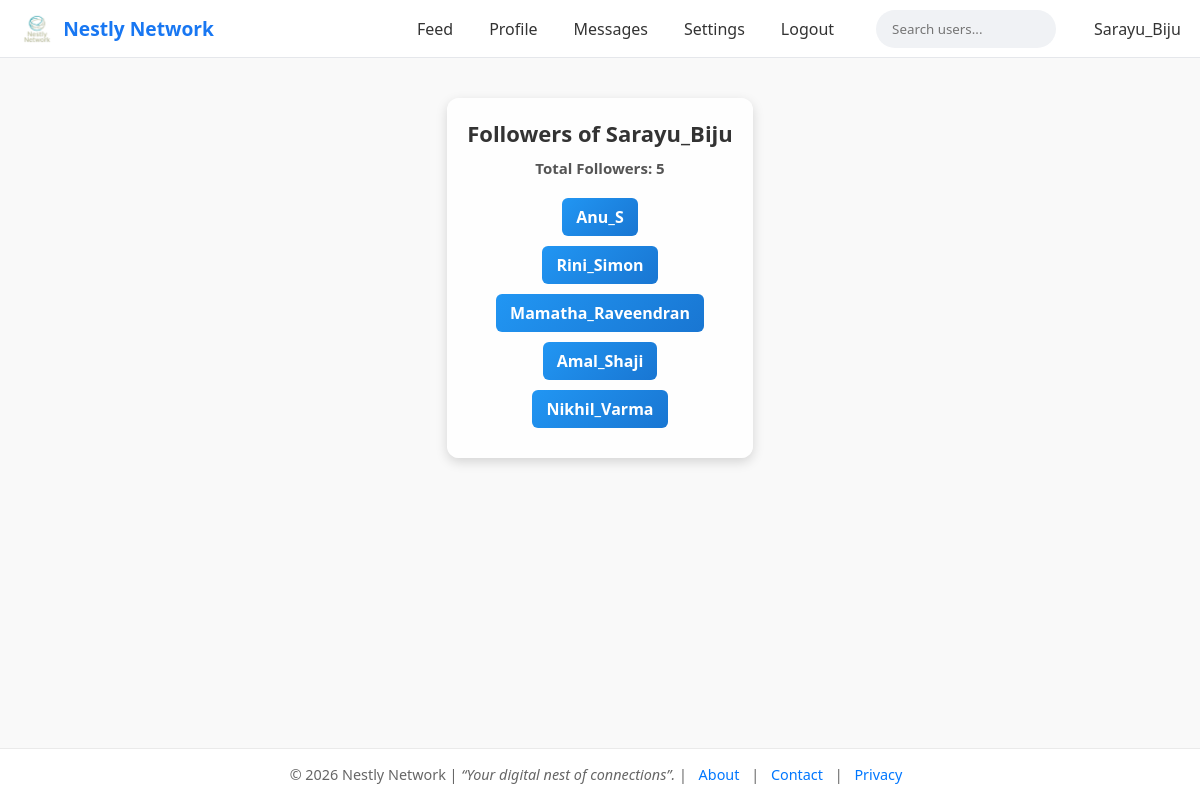
Page /followers/Sarayu_Biju/ (signed in) on the committed database.
### core/models.py (models this page shows, shortened)
class Follower(models.Model):
    user = models.ForeignKey(User, on_delete=models.CASCADE, related_name="following")
    follower = models.ForeignKey(User, on_delete=models.CASCADE, related_name="followers")
    created_at = models.DateTimeField(auto_now_add=True)
    class Meta:
        unique_together = ("user", "follower")  # prevents duplicate follows

### core/views.py (the view)
# urls.py: path("followers/<str:username>/", views.followers_page, name="followers_page"),
@login_required
def followers_page(request, username):
    user = get_object_or_404(User, username=username)
    followers = Follower.objects.filter(user=user).select_related("follower")
    followers_count = followers.count()   # 👈 count followers
    return render(request, "core/followers_page.html", {
        "profile_user": user,
        "followers": followers,
        "followers_count": followers_count,   # 👈 pass to template
    })

### Social_media/core/templates/core/followers_page.html (shortened to what this page needs)
{% extends 'core/base.html' %}
{% load static %}
{% block content %}
<link rel="stylesheet" href="{% static 'core/css/followers_page.css' %}">
<div class="followers-container">
  <h2>Followers of {{ profile_user.username }}</h2>
  <p class="followers-count">Total Followers: {{ followers_count }}</p>
  {% if followers %}
    <ul class="followers-list">
      {% for f in followers %}
        <li>
          <a href="{% url 'profile_details_guest' f.follower.username %}" class="follower-link">
            {{ f.follower.username }}
          </a>
        </li>
      {% endfor %}
    </ul>
  {% else %}
    <p>No followers yet.</p>
  {% endif %}
</div>
{% endblock %}

### Social_media/core/templates/core/base.html (shortened to what this page needs)
<!DOCTYPE html>
<html lang="en">
<head>
    {% load static %}
    <link rel="stylesheet" href="{% static 'core/css/base.css' %}">
</head>
<body>
    <nav class="navbar">
        <div class="nav-brand">
            <img src="{% static 'core/images/logo.png' %}" alt="Logo" class="brand-logo">
            Nestly Network
        </div>
        <div class="nav-links" id="nav-links">
            {% if user.is_authenticated %}
                <a href="{% url 'feed' %}">Feed</a>
                <a href="{% url 'profile_detail' user.username %}">Profile</a>
                <a href="{% url 'user_messages' %}">Messages</a>
                <a href="{% url 'user_settings' %}">Settings</a>
                <a href="{% url 'logout' %}">Logout</a>
                <form action="{% url 'user_search' %}" method="get" class="nav-search">
                    <input type="text" name="q" placeholder="Search users..." aria-label="Search users">
                </form>
        <div class="nav-username">
            {{ user.username }}
        </div>
            {% else %}
                <a href="{% url 'login' %}">Login</a>
                <a href="{% url 'signup' %}">Signup</a>
            {% endif %}
        </div>
    </nav>
    {% block content %}{% endblock %}
    <footer class="footer">
        <p>&copy; 2026 Nestly Network | <i>“Your digital nest of connections”.</i> | <a href="{% url 'about' %}">About</a> | <a href="{% url 'contact' %}">Contact</a> |
             <a href="{% url 'privacy' %}">Privacy</a></p>
    </footer>
</body>
</html>

### core/static/core/css/base.css (style rules this page uses)
* { margin: 0; padding: 0; box-sizing: border-box; font-family: "Segoe UI", Roboto, Helvetica, Arial, sans-serif; }
body { background: #f9f9f9; color: #333; min-height: 100vh; display: flex; flex-direction: column; }
.navbar { display: flex; justify-content: space-between; align-items: center; background: #ffffff; padding: 0.6rem 1.2rem; border-bottom: 1px solid #e5e7eb; position: sticky; top: 0; z-index: 1000; }
.nav-brand { display: flex; align-items: center; font-weight: 600; font-size: 1.2rem; color: #1877f2; }
.brand-logo { height: 36px; margin-right: 8px; }
.nav-links { display: flex; align-items: center; gap: 1rem; }
.nav-links a { text-decoration: none; color: #333; font-weight: 500; padding: 6px 10px; border-radius: 6px; transition: background 0.2s ease; }
.nav-search { display: flex; align-items: center; background: #f0f2f5; border-radius: 20px; padding: 4px 10px; margin-left: 1rem; }
.nav-search input { border: none; background: transparent; outline: none; padding: 6px; width: 160px; }
.nav-username { display: flex; align-items: center; margin-left: 1rem; font-weight: 500; color: #333; }
.footer { margin-top: auto; text-align: center; padding: 1rem; background: #ffffff; border-top: 1px solid #eaeaea; font-size: 0.9rem; color: #666; }
.footer a { color: #0077ff; text-decoration: none; margin: 0 0.5rem; }

### core/static/core/css/followers_page.css (style rules this page uses)
.followers-container { max-width: 600px; margin: 40px auto; padding: 20px; background: rgba(255,255,255,0.9); border-radius: 12px; box-shadow: 0 4px 12px rgba(0,0,0,0.15); text-align: center; }
.followers-container h2 { font-size: 22px; font-weight: 700; margin-bottom: 10px; color: #333; }
.followers-count { font-size: 15px; font-weight: 600; color: #555; margin-bottom: 20px; }
.followers-list { list-style: none; padding: 0; }
.followers-list li { margin: 10px 0; }
.follower-link { display: inline-block; padding: 8px 14px; background: linear-gradient(135deg, #2196F3, #1976D2); color: #fff; text-decoration: none; border-radius: 6px; font-weight: 600; transition: all 0.3s ease; }

### rows in the picture
Follower: follower.username "Anu_S"
Follower: follower.username "Rini_Simon"
Follower: follower.username "Mamatha_Raveendran"
Follower: follower.username "Amal_Shaji"
Follower: follower.username "Nikhil_Varma"

### other values in the picture
{{ user.username }} "Sarayu_Biju"
{{ profile_user.username }} "Sarayu_Biju"
{{ followers_count }} "5"
